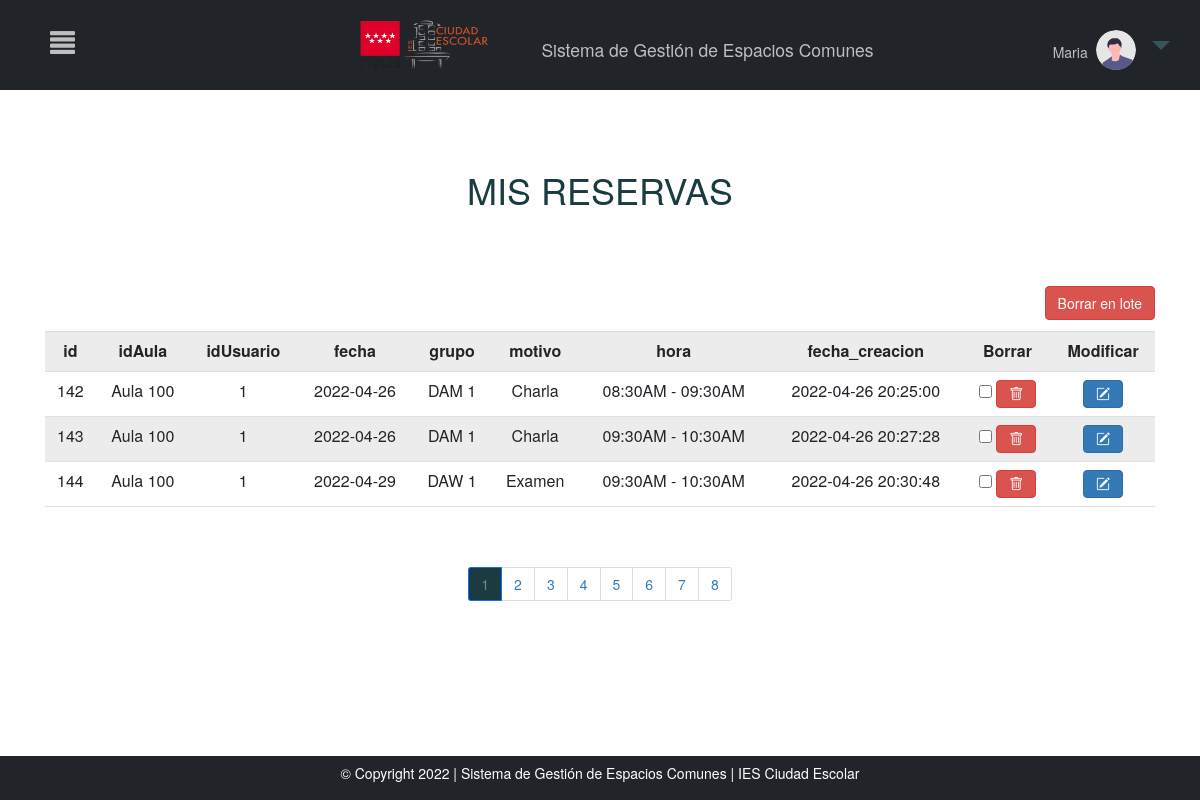
Page /MVC_proyectofinal/inicio.php?c=crudMisReservas&page=1 (signed in) on the committed database.
### tables this page shows
CREATE TABLE `reservas` (
  `id` int(11) NOT NULL,
  `idAula` varchar(220) NOT NULL,
  `idUsuario` int(11) UNSIGNED NOT NULL,
  `fecha` date NOT NULL,
  `grupo` varchar(255) NOT NULL,
  `motivo` varchar(255) NOT NULL,
  `hora` varchar(255) NOT NULL,
  `fecha_creacion` timestamp NOT NULL DEFAULT current_timestamp() ON UPDATE current_timestamp()
);

### MVC_proyectofinal/controller/controller.php (called while the page is built, shortened)
<?php
require_once ("models/crud.php");
class Control{
    function __construct()
    {
        $this->crud=new Crud();
    }
    function crudMisReservas(){
        include_once ("views/crudMisReservas.php");
    }
}
?>

### MVC_proyectofinal/models/conexion.php (called while the page is built)
<?php
class Conexion{
    public function conexion(){
        try{
            $conexion=new PDO("mysql:host=localhost;dbname=sgec","root","");
            $conexion->setAttribute(PDO::ATTR_ERRMODE,PDO::ERRMODE_EXCEPTION);
            return $conexion;
        }
        catch(PDOException $e){
            echo $e->getMessage();
            return null;
        }
    }
}
?>

### MVC_proyectofinal/models/crud.php (called while the page is built, shortened)
<?php
include("conexion.php");
class Crud extends Conexion{
    private $conexion;
    function __construct()
    {
        $this->conexion=parent::conexion();
    }
    function crudMiReservas($opc,$iteams_pagina=null,$offset=null){
        $idUsuario = $_SESSION['id'];
        if($opc==1){
            $sql="SELECT count(*) FROM reservas WHERE idUsuario ='$idUsuario'";
            $consulta=$this->conexion->prepare($sql);
            $consulta->execute();
            $count=$consulta->fetch(PDO::FETCH_NUM);
            return $count;
        }
        elseif($opc==2){
            $sql="SELECT * FROM reservas WHERE idUsuario ='$idUsuario' ORDER BY id ASC LIMIT ".$iteams_pagina." OFFSET ".$offset."";
            $consulta=$this->conexion->prepare($sql);
            $consulta->execute();
            $consult=$consulta->fetchAll(PDO::FETCH_ASSOC);
            $keys=array_keys($consult[0]);
            return array($consult,$keys);
        }
    }
}
?>

### MVC_proyectofinal/views/crudMisReservas.php (the view, shortened to what this page needs)
<html lang="en">
<head>
<link rel="stylesheet" href="https://cdn.jsdelivr.net/npm/bootstrap-icons@1.8.1/font/bootstrap-icons.css">
<link href="https://cdn.jsdelivr.net/npm/bootstrap@5.0.2/dist/css/bootstrap.min.css" rel="stylesheet">
</head>
<body>
<?php include "menu.php";
$count=$this->crud->crudMiReservas(1);
if($count[0]==0){
    echo '<div class="container" style="margin-top:60px;margin-right:80px">
    <div class="row">
    <div class="col-md-12 ">
    <h1 class="display-1" style="color:#1A3C40"> No se han realizado reservas aún</h1>
    </div>
    </div>
    </div>';}
else{
$iteams_pagina=3;
$total_pages=ceil($count[0]/$iteams_pagina);
$page=0;
if(isset($_GET["page"]) && !empty($_GET["page"])){
    $page=$_GET["page"];
}else{
    $page=1;
}
$offset=($page-1) * $iteams_pagina;
$result=$this->crud->crudMiReservas(2,$iteams_pagina,$offset);
    ?>
<div class="container" style="margin-top:5%">
<div class="row">
                <div class="col-md-12 " style="border:none">
<h1 style="color:#1A3C40; text-align:center; margin-bottom:5%; background-color:white" >MIS  RESERVAS</h1>
                    <table class="table table-striped" style="text-align: center;">
<?php
       echo '
       <div class="row">
                       <div class="col-md-12">
                           <table class="table table-striped bg-white" style="text-align: center;">';
        echo "<tr >";
        foreach($result[1] as $indice){
            echo "<th>".$indice."</th>";
        }
        echo "<th>Borrar</th>";
        echo "<th>Modificar</th>";
        echo "</tr>";
        ?>
<form action="?c=borrar&pag=<?php echo $_GET["page"]?>" method="post">
<input type="submit" name="borrar" value="Borrar en lote" class="btn btn-danger" style="float:right; margin-bottom:1%">
        <?php
        foreach($result[0] as $indice=>$dato){
            foreach($dato as $x=>$y){
                echo "<td>".$y."</td>";
            }
            ?>
            <td><input type="checkbox" name="eliminar[]" value="<?php echo $dato["id"]?>">
            <a class="btn btn-danger"  href="?c=borrar&id=<?php echo $dato["id"] ?>&pag=<?php echo $_GET["page"]?>"><i class="bi bi-trash"></i></a>
            </td>
            <td><button  title="Modificar" class="btn btn-primary" name="modificar" value="<?php echo $dato["id"] ?>"> <i class="bi bi-pencil-square"></i></button></td>
            <?php
            }
  ?>
           </table>
        </div>
    </div>
 <?php
echo "<br>";
?>
<nav aria-label="..." class="contenedor-paginador" >
  <ul class="pagination pagination-mg justify-content-center">
<?php
for($i=1;$i<=$total_pages;$i++){
    if($i==$page){
        echo "<li class='page-item active'><a class='page-link'>".$i."</a></li>";
    }else{
        echo "<li class='page-item'><a class='page-link' href='?c=crudMisReservas&page=$i'>$i</a></li>";
    }
}
}
?>
  </ul>
</nav>
</body>
</html>

### MVC_proyectofinal/libs/css/estilos.css (style rules this page uses)
th { text-align: center !important; }
.contenedor-paginador { display: flex; justify-content: center; }
li.page-item.active a.page-link { background-color: #1A3C40 !important; color:#708588 !important }

### MVC_proyectofinal/views/menu.php (style rules this page uses)
body { overflow-x: hidden; }
body { font-family: "Lato", sans-serif; }

### rows in the picture
reservas: id "142", idAula "Aula 100", idUsuario "1", fecha "2022-04-26", grupo "DAM 1", motivo "Charla", hora "08:30AM - 09:30AM", fecha_creacion "2022-04-26 20:25:00"
reservas: id "143", idAula "Aula 100", idUsuario "1", fecha "2022-04-26", grupo "DAM 1", motivo "Charla", hora "09:30AM - 10:30AM", fecha_creacion "2022-04-26 20:27:28"
reservas: id "144", idAula "Aula 100", idUsuario "1", fecha "2022-04-29", grupo "DAW 1", motivo "Examen", hora "09:30AM - 10:30AM", fecha_creacion "2022-04-26 20:30:48"

### other values in the picture
$_SESSION['nombre'] "Maria"
$indice "id"
$indice "idAula"
$indice "idUsuario"
$indice "fecha"
$indice "grupo"
$indice "motivo"
$indice "hora"
$indice "fecha_creacion"
